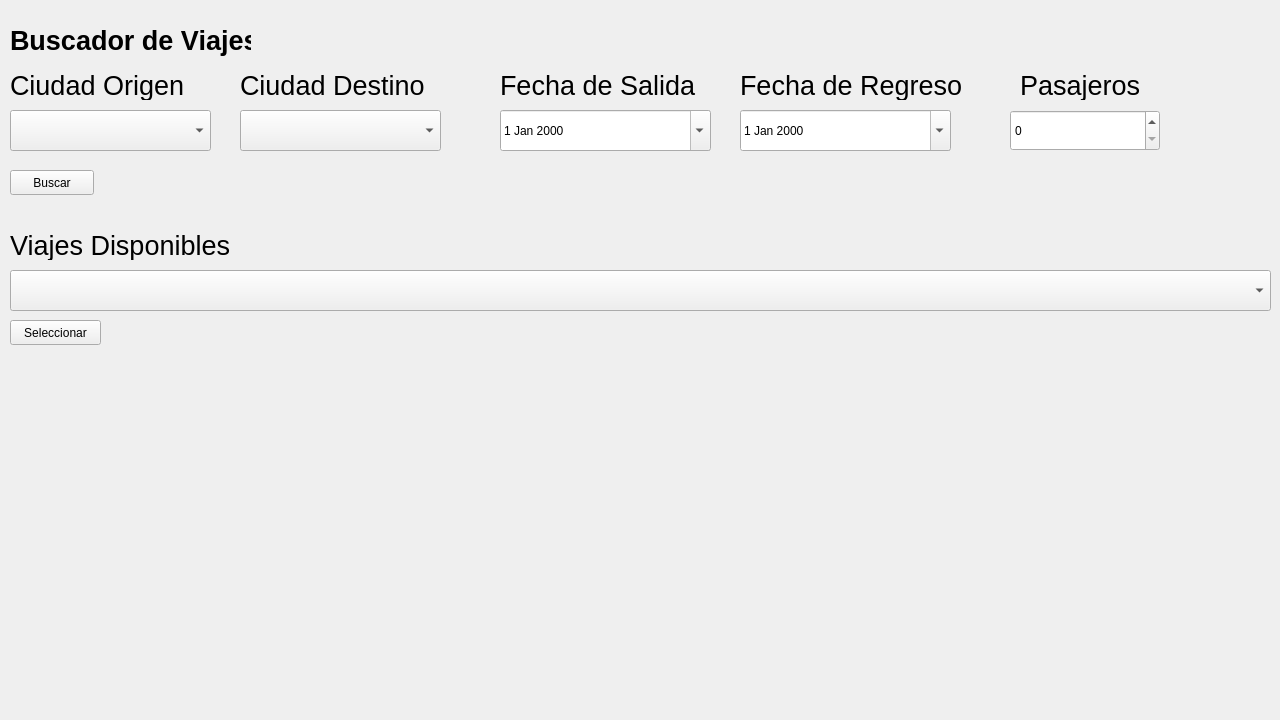
<?xml version="1.0" encoding="UTF-8"?>
<ui version="4.0">
 <class>PCliente</class>
 <widget class="QMainWindow" name="PCliente">
  <property name="geometry">
   <rect>
    <x>0</x>
    <y>0</y>
    <width>1280</width>
    <height>720</height>
   </rect>
  </property>
  <property name="windowTitle">
   <string>Agencia de Viaje - Panel de Clientes</string>
  </property>
  <widget class="QWidget" name="centralwidget">
   <widget class="QComboBox" name="CCiudadO">
    <property name="geometry">
     <rect>
      <x>10</x>
      <y>110</y>
      <width>201</width>
      <height>41</height>
     </rect>
    </property>
    <property name="placeholderText">
     <string/>
    </property>
   </widget>
   <widget class="QLabel" name="label_5">
    <property name="geometry">
     <rect>
      <x>740</x>
      <y>70</y>
      <width>221</width>
      <height>30</height>
     </rect>
    </property>
    <property name="font">
     <font>
      <pointsize>20</pointsize>
     </font>
    </property>
    <property name="text">
     <string>Fecha de Regreso</string>
    </property>
   </widget>
   <widget class="QDateEdit" name="DFechaS">
    <property name="geometry">
     <rect>
      <x>500</x>
      <y>110</y>
      <width>211</width>
      <height>41</height>
     </rect>
    </property>
    <property name="calendarPopup">
     <bool>true</bool>
    </property>
   </widget>
   <widget class="QComboBox" name="CCiudadD">
    <property name="geometry">
     <rect>
      <x>240</x>
      <y>110</y>
      <width>201</width>
      <height>41</height>
     </rect>
    </property>
   </widget>
   <widget class="QLabel" name="label_4">
    <property name="geometry">
     <rect>
      <x>500</x>
      <y>70</y>
      <width>201</width>
      <height>30</height>
     </rect>
    </property>
    <property name="font">
     <font>
      <pointsize>20</pointsize>
     </font>
    </property>
    <property name="text">
     <string>Fecha de Salida</string>
    </property>
   </widget>
   <widget class="QDateEdit" name="DFechaR">
    <property name="geometry">
     <rect>
      <x>740</x>
      <y>110</y>
      <width>211</width>
      <height>41</height>
     </rect>
    </property>
    <property name="calendarPopup">
     <bool>true</bool>
    </property>
   </widget>
   <widget class="QLabel" name="label_3">
    <property name="geometry">
     <rect>
      <x>240</x>
      <y>70</y>
      <width>191</width>
      <height>30</height>
     </rect>
    </property>
    <property name="font">
     <font>
      <pointsize>20</pointsize>
     </font>
    </property>
    <property name="text">
     <string>Ciudad Destino</string>
    </property>
   </widget>
   <widget class="QFrame" name="frame">
    <property name="geometry">
     <rect>
      <x>0</x>
      <y>220</y>
      <width>1271</width>
      <height>401</height>
     </rect>
    </property>
    <property name="frameShape">
     <enum>QFrame::Shape::NoFrame</enum>
    </property>
    <property name="frameShadow">
     <enum>QFrame::Shadow::Raised</enum>
    </property>
    <widget class="QLabel" name="label_7">
     <property name="geometry">
      <rect>
       <x>10</x>
       <y>10</y>
       <width>231</width>
       <height>30</height>
      </rect>
     </property>
     <property name="font">
      <font>
       <pointsize>20</pointsize>
      </font>
     </property>
     <property name="text">
      <string>Viajes Disponibles</string>
     </property>
    </widget>
    <widget class="QComboBox" name="CViajesD">
     <property name="geometry">
      <rect>
       <x>10</x>
       <y>50</y>
       <width>1261</width>
       <height>41</height>
      </rect>
     </property>
    </widget>
    <widget class="QPushButton" name="BSeleccionar">
     <property name="geometry">
      <rect>
       <x>10</x>
       <y>100</y>
       <width>91</width>
       <height>25</height>
      </rect>
     </property>
     <property name="text">
      <string>Seleccionar</string>
     </property>
    </widget>
   </widget>
   <widget class="QSpinBox" name="SPasajeros">
    <property name="geometry">
     <rect>
      <x>1010</x>
      <y>110</y>
      <width>150</width>
      <height>41</height>
     </rect>
    </property>
   </widget>
   <widget class="QLabel" name="label_6">
    <property name="geometry">
     <rect>
      <x>1020</x>
      <y>70</y>
      <width>121</width>
      <height>30</height>
     </rect>
    </property>
    <property name="font">
     <font>
      <pointsize>20</pointsize>
     </font>
    </property>
    <property name="text">
     <string>Pasajeros</string>
    </property>
   </widget>
   <widget class="QPushButton" name="BBuscar">
    <property name="geometry">
     <rect>
      <x>10</x>
      <y>170</y>
      <width>84</width>
      <height>25</height>
     </rect>
    </property>
    <property name="text">
     <string>Buscar</string>
    </property>
   </widget>
   <widget class="QLabel" name="label">
    <property name="geometry">
     <rect>
      <x>10</x>
      <y>20</y>
      <width>241</width>
      <height>41</height>
     </rect>
    </property>
    <property name="font">
     <font>
      <pointsize>20</pointsize>
      <bold>true</bold>
     </font>
    </property>
    <property name="text">
     <string>Buscador de Viajes</string>
    </property>
    <property name="scaledContents">
     <bool>false</bool>
    </property>
   </widget>
   <widget class="QLabel" name="label_2">
    <property name="geometry">
     <rect>
      <x>10</x>
      <y>70</y>
      <width>181</width>
      <height>30</height>
     </rect>
    </property>
    <property name="font">
     <font>
      <pointsize>20</pointsize>
     </font>
    </property>
    <property name="text">
     <string>Ciudad Origen</string>
    </property>
   </widget>
  </widget>
 </widget>
 <resources/>
 <connections/>
</ui>
